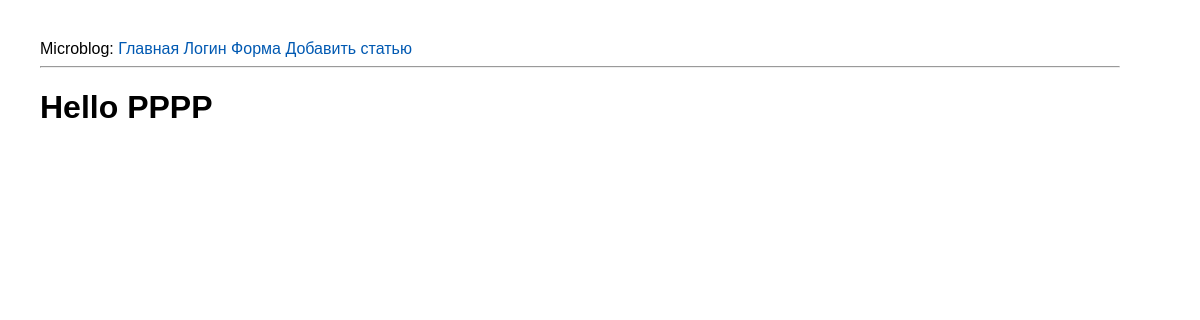
Before: / with the older database file.
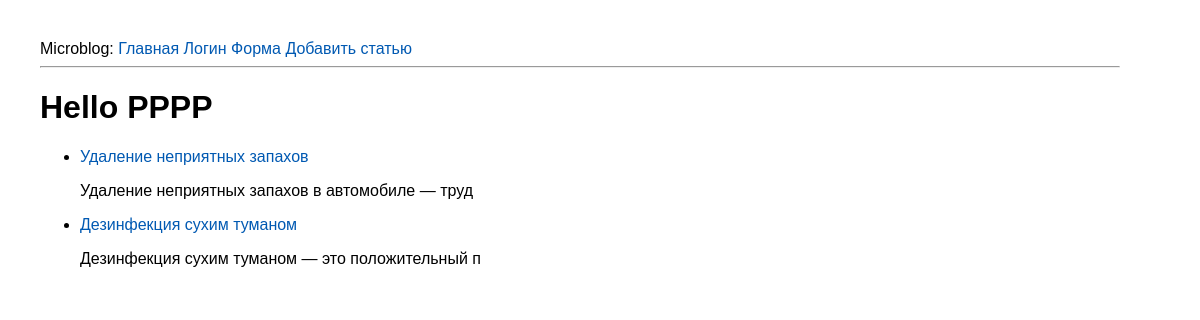
After: the same page with the newer database file.
### tables this page shows
CREATE TABLE mainmenu(
id INTEGER PRIMARY KEY AUTOINCREMENT,
title text NOT NULL,
url text NOT NULL
);

CREATE TABLE posts(
id INTEGER PRIMARY KEY AUTOINCREMENT,
title text NOT NULL,
text text NOT NULL,
url text NOT NULL,
time integer NOT NULL
);

### app.py (the view)
@app.route('/')
def index():
	return render_template("index.html", menu=dbase().getMenu(), posts=dbase().getPostsAnons())

### FDataBase.py (called while the page is built)
	def getMenu(self):
		sql = '''SELECT * FROM mainmenu'''
		try:
			self.__cur.execute(sql)
			res = self.__cur.fetchall()
			if res:
				return res
		except:
			print('ОШибка')
		return []

	def getPostsAnons(self):
		try:
			self.__cur.execute(f"SELECT id, title, text, url FROM posts ORDER BY time DESC")
			res = self.__cur.fetchall()
			if res: return res
		except sqlite3.Error as e:
			print('ОШибка добавление статьи в БД'+str(e))
		return []

### app.py (called while the page is built)
def connect_db():
	conn=sqlite3.connect(app.config['DATABASE'])
	conn.row_factory = sqlite3.Row
	return conn

def get_db():
	if not hasattr(g, 'link_db'):
		g.link_db = connect_db()
	return g.link_db

@app.teardown_appcontext
def close(error):
		if hasattr(g, 'link_db'):
			g.link_db.close()

def dbase():
	db = get_db()
	dbase = FDataBase(db)
	return dbase

### templates/index.html
{% extends "base.html" %}
{% block content %}
<h1>Hello PPPP</h1>
{% for p in posts %}
    <ul>
    	<li><p><a href="{{url_for('showPost', alias = p.url)}}">{{p.title}}</a><br/></p>
    		<p>{{ p.text[:50]| striptags}}</p>
    	</li>
    </ul>
{% endfor %}
{% endblock %}

### templates/base.html (shortened to what this page needs)
<html>
  <head>
    <link type="text/css" rel="stylesheet" href="{{ url_for('static', filename='css/style.css') }}">
  </head>
  <body>
    <div>
    Microblog: {% for m in menu %}
    <a href="{{ m.url }}">{{ m.title }}</a>
    {% endfor %}
</div>
    <hr>
    {% block content %}{% endblock %}
  </body>
</html>

### static/css/style.css (style rules this page uses)
body { font-family: 'Arial'; margin: 20; padding: 20; height: 90%; width: 90%; }
a { color: #0059b2; text-decoration: none; }

Changed rows visible on the page:
added posts: title "Удаление неприятных запахов", text "Удаление неприятных запахов в автомобиле — труд"
added posts: title "Дезинфекция сухим туманом", text "Дезинфекция сухим туманом — это положительный п"
